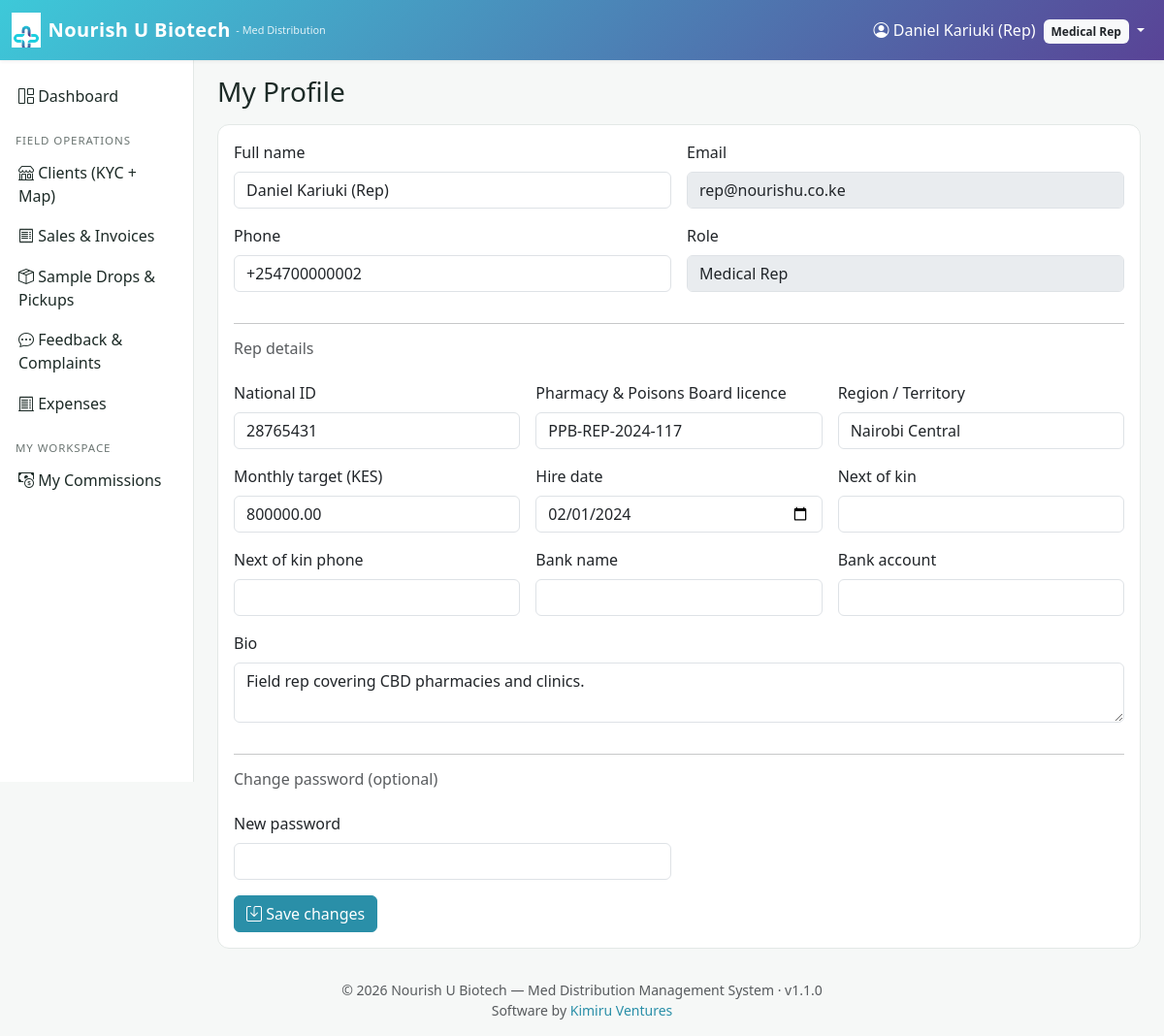
The app's page /profile.php (signed in) with its own data.
### tables this page shows
CREATE TABLE users (
    id            INT UNSIGNED   AUTO_INCREMENT PRIMARY KEY,
    name          VARCHAR(120)   NOT NULL,
    email         VARCHAR(160)   NOT NULL UNIQUE,
    phone         VARCHAR(40)    NULL,
    password_hash VARCHAR(255)   NOT NULL,
    role          ENUM('admin','rep','accountant') NOT NULL,
    status        ENUM('active','suspended')        NOT NULL DEFAULT 'active',
    last_login_at DATETIME       NULL,
    created_at    DATETIME       NOT NULL DEFAULT CURRENT_TIMESTAMP,
    updated_at    DATETIME       NOT NULL DEFAULT CURRENT_TIMESTAMP
                                ON UPDATE CURRENT_TIMESTAMP,
    INDEX idx_users_role (role),
    deleted_at    DATETIME      NULL,
    deleted_by    INT UNSIGNED  NULL,
    delete_reason VARCHAR(255)  NULL
);

CREATE TABLE rep_profiles (
    user_id       INT UNSIGNED   PRIMARY KEY,
    id_number     VARCHAR(40)    NULL,
    license_no    VARCHAR(60)    NULL,
    region        VARCHAR(80)    NULL,
    monthly_target DECIMAL(14,2) NOT NULL DEFAULT 0,
    hire_date     DATE           NULL,
    photo         VARCHAR(255)   NULL,
    bio           TEXT           NULL,
    bank_name     VARCHAR(80)    NULL,
    bank_account  VARCHAR(40)    NULL,
    next_of_kin   VARCHAR(120)   NULL,
    next_of_kin_phone VARCHAR(40) NULL,
    CONSTRAINT fk_rep_profiles_user
        FOREIGN KEY (user_id) REFERENCES users(id) ON DELETE CASCADE
);

### includes/functions.php (called while the page is built, shortened)
<?php
function e(?string $s): string {
    return htmlspecialchars($s ?? '', ENT_QUOTES | ENT_SUBSTITUTE, 'UTF-8');
}
function url(string $path = ''): string {
    return BASE_URL . '/' . ltrim($path, '/');
}

### includes/auth.php (called while the page is built, shortened)
<?php
function current_user(): ?array {
    return $_SESSION['user'] ?? null;
}
function role_label(string $role): string {
    return match ($role) {
        'admin'      => 'Administrator',
        'rep'        => 'Medical Rep',
        'accountant' => 'Accountant',
        default      => ucfirst($role),
    };
}

### profile.php (the view, shortened to what this page needs)
<?php
require_once __DIR__ . '/config/config.php';
$u = current_user();
$user = $pdo->prepare("SELECT * FROM users WHERE id = ?");
$user->execute([$u['id']]);
$user = $user->fetch();
$rep = null;
if ($u['role'] === 'rep') {
    $rep = $pdo->prepare("SELECT * FROM rep_profiles WHERE user_id = ?");
    $rep->execute([$u['id']]);
    $rep = $rep->fetch() ?: [];
}
require __DIR__ . '/includes/header.php';
?>
<h3 class="mb-3">My Profile</h3>
<form method="post" class="card p-3">
  <div class="row g-3">
    <div class="col-md-6">
      <label class="form-label">Full name</label>
      <input class="form-control" name="name" required value="<?= e($user['name']) ?>">
    </div>
    <div class="col-md-6">
      <label class="form-label">Email</label>
      <input class="form-control" value="<?= e($user['email']) ?>" disabled>
    </div>
    <div class="col-md-6">
      <label class="form-label">Phone</label>
      <input class="form-control" name="phone" value="<?= e($user['phone']) ?>">
    </div>
    <div class="col-md-6">
      <label class="form-label">Role</label>
      <input class="form-control" value="<?= e(role_label($user['role'])) ?>" disabled>
    </div>
    <?php if ($u['role'] === 'rep'): ?>
      <div class="col-12"><hr><h6 class="text-muted">Rep details</h6></div>
      <div class="col-md-4"><label class="form-label">National ID</label>
        <input class="form-control" name="id_number" value="<?= e($rep['id_number'] ?? '') ?>"></div>
      <div class="col-md-4"><label class="form-label">Pharmacy &amp; Poisons Board licence</label>
        <input class="form-control" name="license_no" value="<?= e($rep['license_no'] ?? '') ?>"></div>
      <div class="col-md-4"><label class="form-label">Region / Territory</label>
        <input class="form-control" name="region" value="<?= e($rep['region'] ?? '') ?>"></div>
      <div class="col-md-4"><label class="form-label">Monthly target (<?= e(APP_CURRENCY) ?>)</label>
        <input class="form-control" name="monthly_target" type="number" step="0.01" min="0"
               value="<?= e($rep['monthly_target'] ?? '0') ?>"></div>
      <div class="col-md-4"><label class="form-label">Hire date</label>
        <input class="form-control" name="hire_date" type="date" value="<?= e($rep['hire_date'] ?? '') ?>"></div>
      <div class="col-md-4"><label class="form-label">Next of kin</label>
        <input class="form-control" name="next_of_kin" value="<?= e($rep['next_of_kin'] ?? '') ?>"></div>
      <div class="col-md-4"><label class="form-label">Next of kin phone</label>
        <input class="form-control" name="next_of_kin_phone" value="<?= e($rep['next_of_kin_phone'] ?? '') ?>"></div>
      <div class="col-md-4"><label class="form-label">Bank name</label>
        <input class="form-control" name="bank_name" value="<?= e($rep['bank_name'] ?? '') ?>"></div>
      <div class="col-md-4"><label class="form-label">Bank account</label>
        <input class="form-control" name="bank_account" value="<?= e($rep['bank_account'] ?? '') ?>"></div>
      <div class="col-12"><label class="form-label">Bio</label>
        <textarea class="form-control" name="bio" rows="2"><?= e($rep['bio'] ?? '') ?></textarea></div>
    <?php endif; ?>
    <div class="col-12"><hr><h6 class="text-muted">Change password (optional)</h6></div>
    <div class="col-md-6">
      <label class="form-label">New password</label>
      <input class="form-control" type="password" name="new_password" autocomplete="new-password" minlength="6">
    </div>
  </div>
  <div class="mt-3">
    <button class="btn btn-primary"><i class="bi bi-save"></i> Save changes</button>
  </div>
</form>
<?php require __DIR__ . '/includes/footer.php'; ?>

### includes/header.php (shortened to what this page needs)
<?php
$u = current_user();
?>
<!doctype html>
<html lang="en">
<head>
  <link rel="stylesheet" href="https://cdn.jsdelivr.net/npm/bootstrap@5.3.3/dist/css/bootstrap.min.css">
  <link rel="stylesheet" href="https://cdn.jsdelivr.net/npm/bootstrap-icons@1.11.3/font/bootstrap-icons.min.css">
  <link rel="stylesheet" href="<?= url('assets/css/style.css') ?>">
</head>
<body>
<nav class="navbar navbar-nu navbar-expand-lg sticky-top no-print">
  <div class="container-fluid">
    <a class="navbar-brand d-flex align-items-center" href="<?= url('dashboard.php') ?>">
      <img src="<?= url('assets/img/icon.png') ?>" alt="Nourish U">
      <span class="brand-name d-none d-md-inline">Nourish U Biotech</span>
      <span class="brand-tag  d-none d-xl-inline">- Med Distribution</span>
    </a>
    <div class="collapse navbar-collapse" id="mainNav">
      <?php if ($u): ?>
      <ul class="navbar-nav">
        <li class="nav-item dropdown">
          <a class="nav-link dropdown-toggle" data-bs-toggle="dropdown" role="button">
            <i class="bi bi-person-circle"></i> <?= e($u['name']) ?>
            <span class="badge bg-light text-dark ms-1 d-none d-sm-inline"><?= e(role_label($u['role'])) ?></span>
          </a>
        </li>
      </ul>
      <?php endif; ?>
    </div>
  </div>
</nav>
<?php if ($u): ?>
    <?php include __DIR__ . '/sidebar.php'; $_NU_SIDEBAR_RENDERED = true; ?>
<?php endif; ?>
<div class="container-fluid">
  <div class="row">
    <?php if ($u): ?>
      <div class="d-none d-lg-block col-lg-2 px-0">
        <?php include __DIR__ . '/sidebar.php'; ?>
      </div>
    <?php endif; ?>
    <main class="<?= $u ? 'col-lg-10' : 'col-12' ?> px-3 px-md-4 py-3">

### assets/css/style.css (style rules this page uses)
:root { --nu-primary: #2a8fa8; --nu-primary-d: #1e6e84; --nu-cyan: #3dc9d9; --nu-purple: #594396; --nu-purple-d: #3f2f6c; --nu-accent: #f4a300; --nu-bg: #f6f8f7; --nu-text: #1d2b27; --nu-muted: #6b7572; --nu-card: #ffffff; --nu-border: #e3e8e6; --nu-grad: linear-gradient(135deg, var(--nu-cyan) 0%, var(--nu-purple) 100%); }
body { background: var(--nu-bg); color: var(--nu-text); font-family: 'Segoe UI', Roboto, system-ui, sans-serif; }
.navbar-nu { background: var(--nu-grad); box-shadow: 0 1px 4px rgba(0,0,0,0.08); }
.navbar-nu .navbar-brand, .navbar-nu .nav-link, .navbar-nu .navbar-text { color: #ffffff !important; }
.navbar-nu .navbar-brand img { height: 36px; vertical-align: middle; margin-right: .5rem; }
.navbar-nu .navbar-brand .brand-name { font-weight: 700; letter-spacing: .02em; }
.navbar-nu .navbar-brand .brand-tag { font-size: .68rem; opacity: .85; margin-left:.35rem; font-weight: 400; }
.btn-primary { background: var(--nu-primary); border-color: var(--nu-primary); }
a { color: var(--nu-primary); }
.card { border: 1px solid var(--nu-border); border-radius: 12px; }

### records on screen
users: name "Daniel Kariuki (Rep)", role "Medical Rep", email "rep@nourishu.co.ke", phone "+254700000002"
rep_profiles: id_number "28765431", license_no "PPB-REP-2024-117", region "Nairobi Central", monthly_target "800000.00", hire_date "02/01/2024", bio "Field rep covering CBD pharmacies and clinics."

### other values on screen
APP_CURRENCY "KES"
APP_NAME "Nourish U Biotech"
APP_TAGLINE "Med Distribution Management System"
APP_VERSION "1.1.0"
